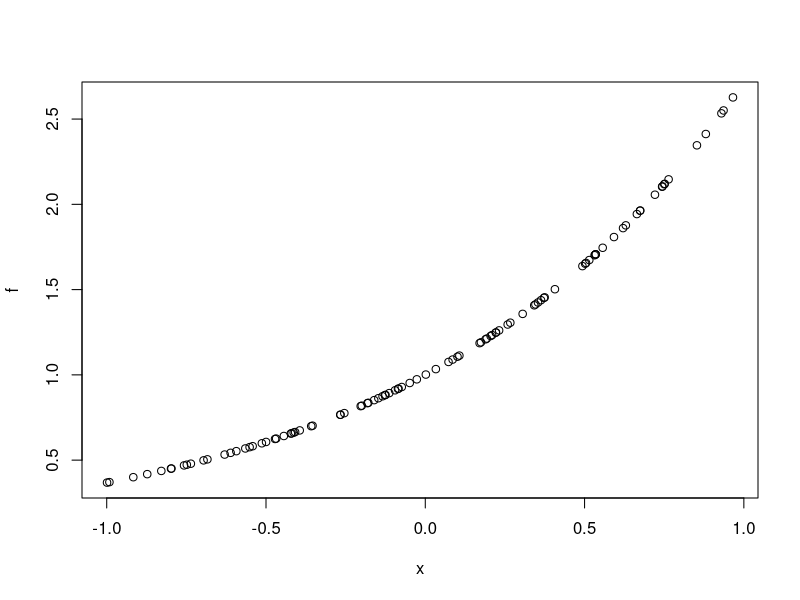
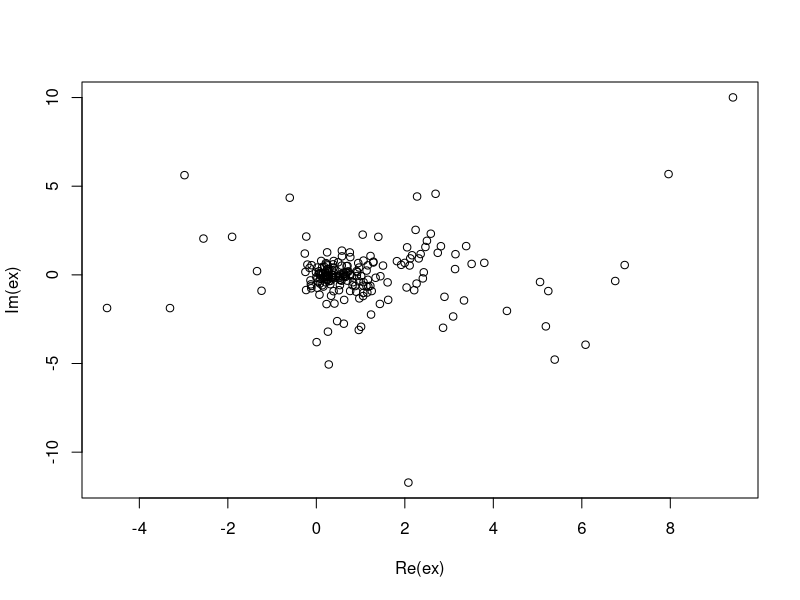
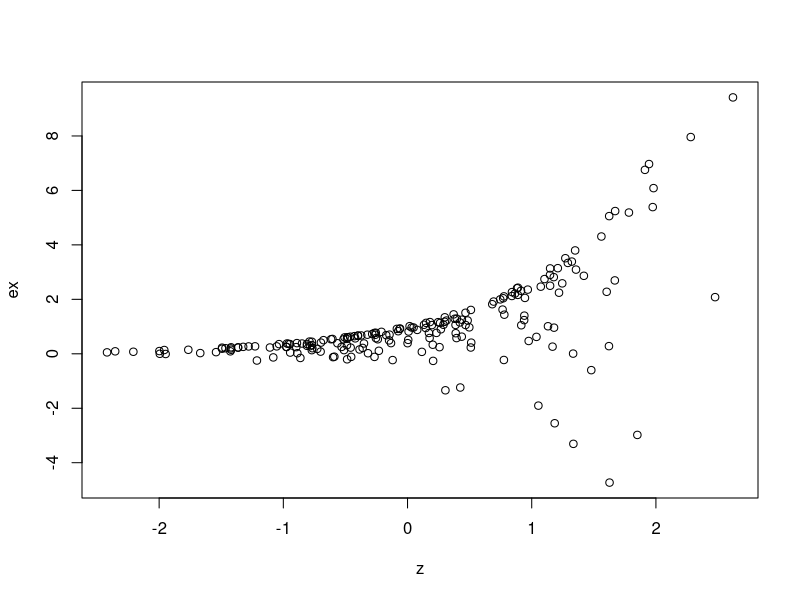

Reproduce these figures in R, in order.
#exponential function

n=100
x<-runif(n,min=-1,max=1)
#x
f<-exp(x)
plot(x,f)
################################
number=200
z<-complex(real = rnorm(number),imaginary = rnorm(number))
ex<-exp(z)
head(z)
#plot(z)
plot(ex)
head(ex)
plot(z,ex)

